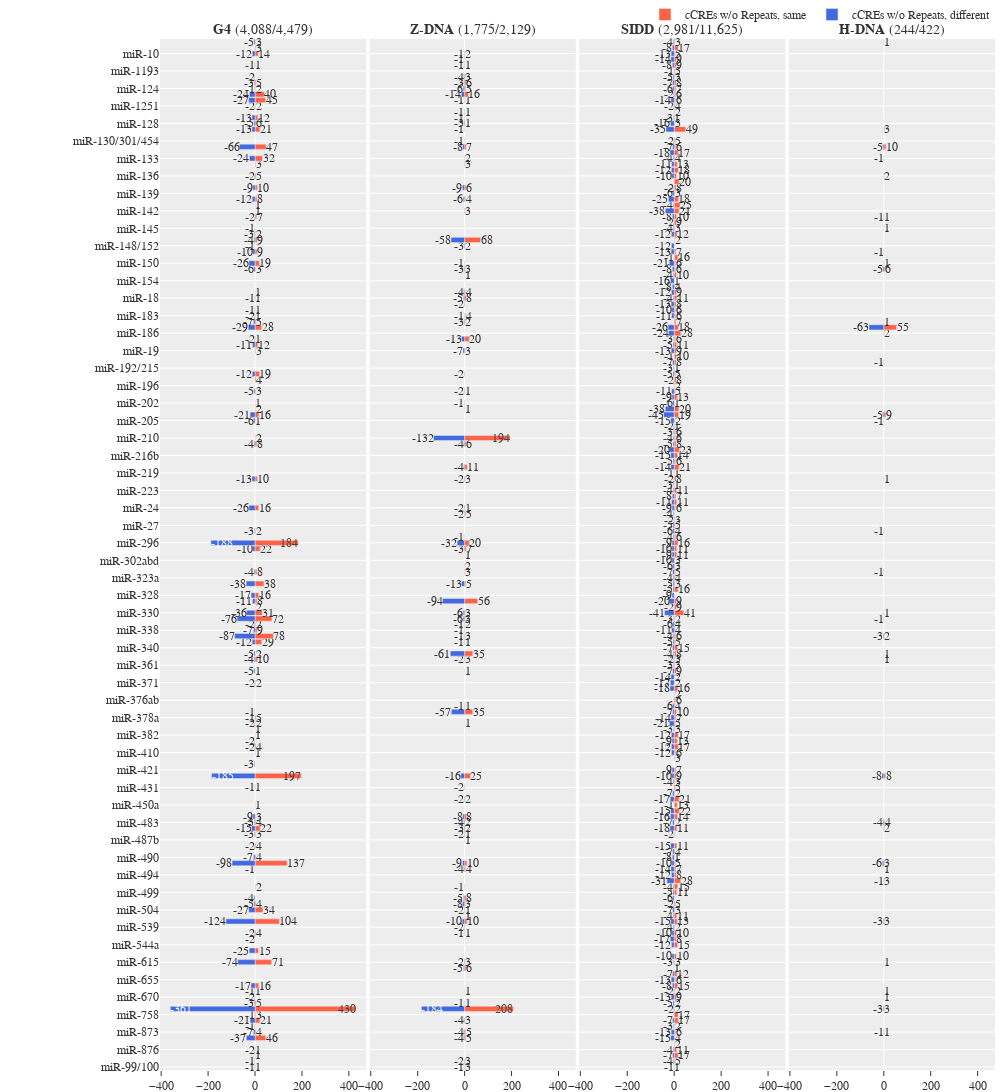

The notebook cell saved with this chart:
### Code cell
groups = ["g4", "z-dna", "sidd", "h-dna"]
categories = [
    # "Repeats w/o cCREs, same",
    # "Repeats w/o cCREs, different",
    "cCREs w/o Repeats, same",
    "cCREs w/o Repeats, different",
]
colors = {
    # "Repeats w/o cCREs, same": "tomato",
    # "Repeats w/o cCREs, different": "royalblue",
    "cCREs w/o Repeats, same": "tomato",
    "cCREs w/o Repeats, different": "royalblue",
    # "cCREs w/o Repeats, same": "darksalmon",
    # "cCREs w/o Repeats, different": "cornflowerblue",
}

n_rows = 1
n_cols = 4

fig = ps.make_subplots(
    rows=n_rows,
    cols=n_cols,
    shared_xaxes="all",
    shared_yaxes="all",
    horizontal_spacing=0.004,
    vertical_spacing=0.01,
    column_titles=[
        f"<b>{x.upper()}</b> ({form_df[(form_df['group']==x) & form_df['custom_type'].isin(categories)]['total_count'].sum():,d}/{form_df[form_df['group']==x]['total_count'].sum():,d})"
        for x in groups
    ],
    # y_title="Number of miRNAs per flipon",
    # x_title="Flipon count",
)

for i, group in enumerate(groups):
    for category in categories:
        df = form_df[(form_df["group"] == group) & (form_df["custom_type"] == category)]
        sub = pgo.Bar(
            x=df["total_count_signed"],
            y=df["mirna"],
            # text=df['total_count'],
            name=category,
            texttemplate="%{x:,d}",
            textposition=df["total_count_signed"].apply(
                lambda x: "outside" if abs(x) <= 150 else "inside"
            ),
            cliponaxis=False,
            marker=dict(color=colors[category]),
            orientation="h",
            width=0.9,
            showlegend=True if (i == 0) else False,
        )
        fig.add_trace(sub, row=1, col=i + 1)

fig.update_xaxes(tickformat="s", showgrid=False)
fig.update_yaxes(
    ticks="",
    type="category",
    categoryarray=form_df.sort_values("mirna", ascending=False)["mirna"].unique(),
    categoryorder="array",
)
fig.update_annotations(font=dict(size=14))

fig.update_layout(
    # title=f"Flipons enriched with miRNA seed-regions ({plotly_data['count'].sum():,d})",
    # title_x=0.0035,
    # title_y=.985,
    height=3000,
    width=1000,
    barmode="relative",
    font=dict(family="monospace", size=12),
    uniformtext_minsize=12,
    uniformtext_mode="show",
    margin=dict(t=0, r=5, b=5, l=160),
    legend=dict(
        # title_text="Flipon group",
        # traceorder="reversed",
        orientation="h",
        yanchor="bottom",
        y=1.01,
        xanchor="right",
        x=1,
    ),
    template="ggplot2",
)

fig.write_image(d_img / "flipon_to_mirna_mapping-ccre-vs-repeats-strands-01-ccre.png", scale=2)
fig.show()

### Figure 1 — Plotly figure (JSON) as saved in the notebook; plotly's stock layout.template omitted (floating-point values rounded to 4 significant figures; data arrays with more than 128 entries replaced by an {"elided": "..."} marker saying what was removed)
{"data": [{"cliponaxis": false, "marker": {"color": "tomato"}, "name": "cCREs w/o Repeats, same", "orientation": "h", "showlegend": true, "textposition": ["outside", "outside", "outside", "outside", "outside", "outside", "outside", "inside", "outside", "outside", "outside", "outside", "outside", "outside", "outside", "outside", "outside", "outside", "outside", "outside", "outside", "outside", "outside", "outside", "outside", "outside", "outside", "inside", "outside", "outside", "outside", "outside", "outside", "outside", "outside", "outside", "outside", "outside", "outside", "outside", "outside", "outside", "outside", "outside", "outside", "outside", "outside", "outside", "outside", "outside", "inside", "outside", "outside", "outside", "outside", "outside", "outside", "outside", "outside", "outside", "outside", "outside", "outside", "outside", "outside", "outside", "outside", "outside", "outside", "outside", "outside", "outside", "outside", "outside", "outside", "outside", "outside", "outside", "outside", "outside", "outside", "outside", "outside", "outside", "outside", "outside", "outside", "outside", "outside", "outside", "outside", "outside", "outside", "outside", "outside", "outside", "outside", "outside"], "texttemplate": "%{x:,d}", "type": "bar", "width": 0.9, "x": [1, 1, 1, 46, 4, 21, 3, 430, 5, 1, 16, 71, 15, 4, 104, 34, 4, 2, 137, 4, 4, 3, 22, 4, 3, 1, 1, 197, 1, 4, 1, 1, 2, 5, 2, 1, 10, 2, 29, 78, 9, 2, 72, 31, 2, 8, 16, 38, 8, 22, 184, 2, 16, 10, 8, 2, 1, 16, 2, 1, 3, 4, 19, 3, 12, 1, 28, 5, 1, 1, 1, 1, 3, 19, 9, 9, 2, 7, 1, 1, 8, 10, 5, 3, 32, 47, 21, 6, 12, 2, 45, 40, 2, 5, 1, 14, 3, 3], "xaxis": "x", "y": ["miR-99/100", "miR-9", "miR-876", "miR-874", "miR-873", "miR-760", "miR-758", "miR-744", "miR-7", "miR-668", "miR-665", "miR-615", "miR-551", "miR-542", "miR-532", "miR-504", "miR-503", "miR-496", "miR-491", "miR-490", "miR-488", "miR-486", "miR-485", "miR-483", "miR-455", "miR-450a", "miR-431", "miR-423", "miR-410", "miR-409", "miR-382", "miR-381", "miR-379", "miR-378a", "miR-371", "miR-365", "miR-346", "miR-342", "miR-34/449", "miR-339", "miR-338", "miR-335", "miR-331", "miR-330", "miR-33", "miR-329/362", "miR-328", "miR-324", "miR-31", "miR-299", "miR-296", "miR-28/708", "miR-24", "miR-22", "miR-214", "miR-210", "miR-205", "miR-204/211", "miR-203a", "miR-202", "miR-199", "miR-194", "miR-193", "miR-19", "miR-188", "miR-187", "miR-185", "miR-184", "miR-183", "miR-182", "miR-18", "miR-17/20/93/106/519d", "miR-151a", "miR-150", "miR-149", "miR-147", "miR-146", "miR-143", "miR-142", "miR-141/200a", "miR-140", "miR-138", "miR-136", "miR-134", "miR-133", "miR-1306", "miR-129", "miR-128", "miR-127", "miR-1251", "miR-125", "miR-1249", "miR-124", "miR-122", "miR-103/107", "miR-10", "miR-1/206", "let-7/miR-98"], "yaxis": "y"}, {"cliponaxis": false, "marker": {"color": "royalblue"}, "name": "cCREs w/o Repeats, different", "orientation": "h", "showlegend": true, "textposition": ["outside", "outside", "outside", "outside", "outside", "outside", "outside", "outside", "inside", "outside", "outside", "outside", "outside", "outside", "outside", "outside", "outside", "outside", "outside", "outside", "outside", "outside", "outside", "outside", "outside", "outside", "outside", "outside", "outside", "outside", "inside", "outside", "outside", "outside", "outside", "outside", "outside", "outside", "outside", "outside", "outside", "outside", "outside", "outside", "outside", "outside", "outside", "outside", "outside", "outside", "outside", "outside", "inside", "outside", "outside", "outside", "outside", "outside", "outside", "outside", "outside", "outside", "outside", "outside", "outside", "outside", "outside", "outside", "outside", "outside", "outside", "outside", "outside", "outside", "outside", "outside", "outside", "outside", "outside", "outside", "outside", "outside", "outside", "outside", "outside", "outside", "outside", "outside", "outside", "outside", "outside", "outside", "outside"], "texttemplate": "%{x:,d}", "type": "bar", "width": 0.9, "x": [-1, -1, -2, -37, -7, -1, -21, -1, -361, -3, -2, -1, -17, -74, -25, -2, -2, -124, -27, -5, -4, -1, -98, -7, -2, -3, -15, -3, -9, -1, -185, -3, -2, -2, -2, -1, -1, -2, -5, -4, -5, -12, -87, -7, -2, -76, -36, -11, -17, -38, -4, -10, -188, -3, -26, -13, -4, -6, -21, -5, -12, -11, -2, -29, -7, -2, -1, -1, -6, -26, -10, -1, -4, -3, -1, -2, -12, -9, -2, -24, -66, -13, -5, -13, -2, -27, -24, -1, -3, -2, -1, -12, -5], "xaxis": "x", "y": ["miR-99/100", "miR-96/1271", "miR-876", "miR-874", "miR-873", "miR-802", "miR-760", "miR-758", "miR-744", "miR-7", "miR-670", "miR-668", "miR-665", "miR-615", "miR-551", "miR-543", "miR-542", "miR-532", "miR-504", "miR-503", "miR-501/502", "miR-493", "miR-491", "miR-490", "miR-488", "miR-486", "miR-485", "miR-483", "miR-455", "miR-431", "miR-423", "miR-412", "miR-409", "miR-383", "miR-379", "miR-378a", "miR-377", "miR-371", "miR-365", "miR-346", "miR-342", "miR-34/449", "miR-339", "miR-338", "miR-335", "miR-331", "miR-330", "miR-329/362", "miR-328", "miR-324", "miR-31", "miR-299", "miR-296", "miR-28/708", "miR-24", "miR-22", "miR-214", "miR-205", "miR-204/211", "miR-199", "miR-193", "miR-188", "miR-187", "miR-185", "miR-184", "miR-183", "miR-182", "miR-18", "miR-151a", "miR-150", "miR-149", "miR-148/152", "miR-147", "miR-146", "miR-145", "miR-143", "miR-140", "miR-138", "miR-136", "miR-133", "miR-1306", "miR-129", "miR-128", "miR-127", "miR-1251", "miR-125", "miR-1249", "miR-124", "miR-122", "miR-1197", "miR-103/107", "miR-10", "let-7/miR-98"], "yaxis": "y"}, {"cliponaxis": false, "marker": {"color": "tomato"}, "name": "cCREs w/o Repeats, same", "orientation": "h", "showlegend": false, "textposition": ["outside", "outside", "outside", "outside", "outside", "inside", "outside", "outside", "outside", "outside", "outside", "outside", "outside", "outside", "outside", "outside", "outside", "outside", "outside", "outside", "outside", "outside", "outside", "outside", "outside", "outside", "outside", "outside", "outside", "outside", "outside", "outside", "outside", "outside", "outside", "outside", "outside", "outside", "outside", "outside", "outside", "outside", "outside", "outside", "outside", "outside", "outside", "outside", "inside", "outside", "outside", "outside", "outside", "outside", "outside", "outside", "outside", "outside", "outside", "outside", "outside", "outside", "outside", "outside", "outside", "outside", "outside", "outside", "outside", "outside", "outside", "outside", "outside", "outside", "outside", "outside"], "texttemplate": "%{x:,d}", "type": "bar", "width": 0.9, "x": [3, 3, 5, 5, 3, 208, 1, 1, 6, 3, 1, 10, 1, 1, 3, 8, 4, 10, 1, 1, 2, 2, 8, 2, 25, 1, 35, 1, 1, 3, 35, 1, 3, 2, 3, 3, 56, 5, 3, 2, 1, 7, 20, 5, 1, 3, 11, 6, 194, 1, 1, 3, 20, 2, 4, 8, 4, 1, 3, 2, 68, 3, 4, 6, 3, 2, 7, 1, 1, 1, 16, 5, 6, 3, 1, 2], "xaxis": "x2", "y": ["miR-99/100", "miR-96/1271", "miR-874", "miR-873", "miR-760", "miR-744", "miR-7", "miR-668", "miR-652", "miR-615", "miR-542", "miR-532", "miR-505", "miR-504", "miR-503", "miR-501/502", "miR-493", "miR-491", "miR-487b", "miR-486", "miR-485", "miR-483", "miR-455", "miR-448", "miR-423", "miR-379", "miR-377", "miR-376c", "miR-365", "miR-346", "miR-342", "miR-34/449", "miR-339", "miR-335", "miR-331", "miR-330", "miR-329/362", "miR-324", "miR-31", "miR-302c", "miR-30", "miR-299", "miR-296", "miR-25/32/92/363/367", "miR-24", "miR-22", "miR-218", "miR-214", "miR-210", "miR-203a", "miR-199", "miR-19", "miR-187", "miR-184", "miR-183", "miR-18", "miR-17/20/93/106/519d", "miR-153", "miR-151a", "miR-148/152", "miR-147", "miR-142", "miR-140", "miR-138", "miR-134", "miR-133", "miR-1306", "miR-128", "miR-126", "miR-125", "miR-1249", "miR-124", "miR-122", "miR-1197", "miR-103/107", "miR-10"], "yaxis": "y2"}, {"cliponaxis": false, "marker": {"color": "royalblue"}, "name": "cCREs w/o Repeats, different", "orientation": "h", "showlegend": false, "textposition": ["outside", "outside", "outside", "outside", "outside", "inside", "outside", "outside", "outside", "outside", "outside", "outside", "outside", "outside", "outside", "outside", "outside", "outside", "outside", "outside", "outside", "outside", "outside", "outside", "outside", "outside", "outside", "outside", "outside", "outside", "outside", "outside", "outside", "outside", "outside", "outside", "outside", "outside", "outside", "outside", "outside", "outside", "outside", "outside", "outside", "outside", "outside", "outside", "outside", "outside", "outside", "outside", "outside", "outside", "outside", "outside", "outside", "outside", "outside", "outside", "outside", "outside", "outside", "outside", "outside", "outside", "outside", "outside", "outside", "outside", "outside", "outside", "outside", "outside", "outside", "outside"], "texttemplate": "%{x:,d}", "type": "bar", "width": 0.9, "x": [-1, -2, -4, -4, -4, -184, -1, -5, -2, -1, -2, -10, -2, -8, -5, -1, -4, -9, -2, -3, -4, -8, -2, -2, -16, -57, -1, -2, -61, -1, -1, -1, -1, -6, -6, -94, -13, -3, -32, -1, -2, -2, -2, -4, -4, -132, -1, -2, -2, -7, -13, -3, -1, -2, -5, -4, -3, -1, -3, -58, -6, -9, -8, -1, -1, -3, -1, -1, -1, -14, -6, -3, -4, -1, -1, -1], "xaxis": "x2", "y": ["miR-99/100", "miR-96/1271", "miR-874", "miR-873", "miR-760", "miR-744", "miR-7", "miR-652", "miR-615", "miR-542", "miR-539", "miR-532", "miR-504", "miR-503", "miR-501/502", "miR-496", "miR-493", "miR-491", "miR-486", "miR-485", "miR-483", "miR-455", "miR-448", "miR-431", "miR-423", "miR-377", "miR-376c", "miR-346", "miR-342", "miR-34/449", "miR-339", "miR-338", "miR-335", "miR-331", "miR-330", "miR-329/362", "miR-324", "miR-299", "miR-296", "miR-29", "miR-25/32/92/363/367", "miR-24", "miR-22", "miR-218", "miR-214", "miR-210", "miR-202", "miR-199", "miR-193", "miR-19", "miR-187", "miR-184", "miR-183", "miR-181", "miR-18", "miR-17/20/93/106/519d", "miR-151a", "miR-150", "miR-148/152", "miR-147", "miR-140", "miR-138", "miR-1306", "miR-130/301/454", "miR-129", "miR-128", "miR-127", "miR-126", "miR-125", "miR-1249", "miR-124", "miR-122", "miR-1197", "miR-103/107", "miR-101", "miR-10"], "yaxis": "y2"}, {"cliponaxis": false, "marker": {"color": "tomato"}, "name": "cCREs w/o Repeats, same", "orientation": "h", "showlegend": false, "textposition": {"elided": "168 str values"}, "texttemplate": "%{x:,d}", "type": "bar", "width": 0.9, "x": {"elided": "168 int values"}, "xaxis": "x3", "y": {"elided": "168 str values"}, "yaxis": "y3"}, {"cliponaxis": false, "marker": {"color": "royalblue"}, "name": "cCREs w/o Repeats, different", "orientation": "h", "showlegend": false, "textposition": {"elided": "161 str values"}, "texttemplate": "%{x:,d}", "type": "bar", "width": 0.9, "x": {"elided": "161 int values"}, "xaxis": "x3", "y": {"elided": "161 str values"}, "yaxis": "y3"}, {"cliponaxis": false, "marker": {"color": "tomato"}, "name": "cCREs w/o Repeats, same", "orientation": "h", "showlegend": false, "textposition": ["outside", "outside", "outside", "outside", "outside", "outside", "outside", "outside", "outside", "outside", "outside", "outside", "outside", "outside", "outside", "outside", "outside", "outside", "outside", "outside", "outside", "outside", "outside", "outside", "outside", "outside", "outside", "outside", "outside"], "texttemplate": "%{x:,d}", "type": "bar", "width": 0.9, "x": [1, 3, 1, 1, 1, 3, 3, 1, 3, 2, 4, 8, 1, 1, 2, 1, 1, 9, 2, 55, 1, 6, 1, 1, 1, 2, 10, 3, 1], "xaxis": "x4", "y": ["miR-873", "miR-744", "miR-670", "miR-668", "miR-615", "miR-532", "miR-495", "miR-493", "miR-491", "miR-485", "miR-483", "miR-423", "miR-346", "miR-342", "miR-339", "miR-330", "miR-22", "miR-204/211", "miR-186", "miR-185", "miR-184", "miR-151a", "miR-150", "miR-145", "miR-143", "miR-136", "miR-1306", "miR-129", "let-7/miR-98"], "yaxis": "y4"}, {"cliponaxis": false, "marker": {"color": "royalblue"}, "name": "cCREs w/o Repeats, different", "orientation": "h", "showlegend": false, "textposition": ["outside", "outside", "outside", "outside", "outside", "outside", "outside", "outside", "outside", "outside", "outside", "outside", "outside", "outside", "outside", "outside", "outside", "outside", "outside", "outside"], "texttemplate": "%{x:,d}", "type": "bar", "width": 0.9, "x": [-1, -3, -3, -1, -6, -4, -8, -3, -1, -1, -1, -1, -5, -1, -63, -5, -1, -1, -1, -5], "xaxis": "x4", "y": ["miR-873", "miR-744", "miR-532", "miR-495", "miR-491", "miR-483", "miR-423", "miR-339", "miR-331", "miR-31", "miR-28/708", "miR-205", "miR-204/211", "miR-191", "miR-185", "miR-151a", "miR-149", "miR-143", "miR-133", "miR-1306"], "yaxis": "y4"}], "layout": {"annotations": [{"font": {"size": 14}, "showarrow": false, "text": "<b>G4</b> (4,088/4,479)", "x": 0.1235, "xanchor": "center", "xref": "paper", "y": 1, "yanchor": "bottom", "yref": "paper"}, {"font": {"size": 14}, "showarrow": false, "text": "<b>Z-DNA</b> (1,775/2,129)", "x": 0.3745, "xanchor": "center", "xref": "paper", "y": 1, "yanchor": "bottom", "yref": "paper"}, {"font": {"size": 14}, "showarrow": false, "text": "<b>SIDD</b> (2,981/11,625)", "x": 0.6255, "xanchor": "center", "xref": "paper", "y": 1, "yanchor": "bottom", "yref": "paper"}, {"font": {"size": 14}, "showarrow": false, "text": "<b>H-DNA</b> (244/422)", "x": 0.8765, "xanchor": "center", "xref": "paper", "y": 1, "yanchor": "bottom", "yref": "paper"}], "barmode": "relative", "font": {"family": "monospace", "size": 12}, "height": 3000, "legend": {"orientation": "h", "x": 1, "xanchor": "right", "y": 1.01, "yanchor": "bottom"}, "margin": {"b": 5, "l": 160, "r": 5, "t": 0}, "uniformtext": {"minsize": 12, "mode": "show"}, "width": 1000, "xaxis": {"anchor": "y", "domain": [0, 0.247], "showgrid": false, "tickformat": "s"}, "xaxis2": {"anchor": "y2", "domain": [0.251, 0.498], "matches": "x", "showgrid": false, "tickformat": "s"}, "xaxis3": {"anchor": "y3", "domain": [0.502, 0.749], "matches": "x", "showgrid": false, "tickformat": "s"}, "xaxis4": {"anchor": "y4", "domain": [0.753, 1], "matches": "x", "showgrid": false, "tickformat": "s"}, "yaxis": {"anchor": "x", "categoryarray": {"elided": "177 str values"}, "categoryorder": "array", "domain": [0, 1], "ticks": "", "type": "category"}, "yaxis2": {"anchor": "x2", "categoryarray": {"elided": "177 str values"}, "categoryorder": "array", "domain": [0, 1], "matches": "y", "showticklabels": false, "ticks": "", "type": "category"}, "yaxis3": {"anchor": "x3", "categoryarray": {"elided": "177 str values"}, "categoryorder": "array", "domain": [0, 1], "matches": "y", "showticklabels": false, "ticks": "", "type": "category"}, "yaxis4": {"anchor": "x4", "categoryarray": {"elided": "177 str values"}, "categoryorder": "array", "domain": [0, 1], "matches": "y", "showticklabels": false, "ticks": "", "type": "category"}}}
